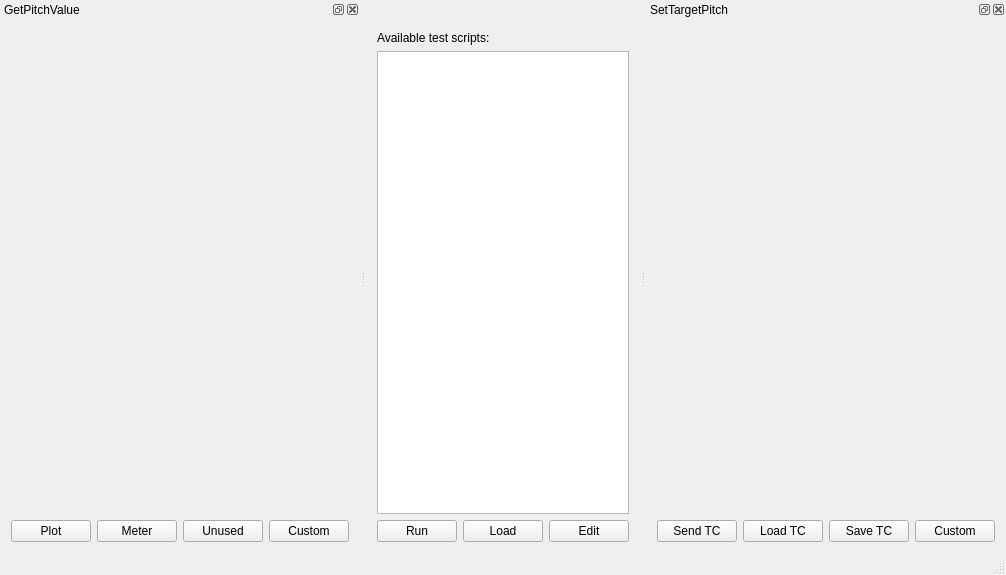
<?xml version="1.0" encoding="UTF-8"?>
<ui version="4.0">
 <class>MainWindow</class>
 <widget class="TasteMainWindow" name="MainWindow">
  <property name="geometry">
   <rect>
    <x>0</x>
    <y>0</y>
    <width>710</width>
    <height>575</height>
   </rect>
  </property>
  <property name="windowTitle">
   <string>egse</string>
  </property>
  <property name="tabShape">
   <enum>QTabWidget::Rounded</enum>
  </property>
  <property name="dockOptions">
   <set>QMainWindow::AllowNestedDocks|QMainWindow::AllowTabbedDocks|QMainWindow::AnimatedDocks</set>
  </property>
  <widget class="QWidget" name="centralWidget">
  <layout class="QVBoxLayout" name="verticalLayout">
     <item>
      <widget class="QLabel" name="tasteLogo" native="true">
       <property name="pixmap">
        <pixmap>tasteLogo_white.png</pixmap>
       </property>
      </widget>
     </item>
     <item>
      <widget class="QLabel" name="instructions" native="true">
       <property name="text">
        <string>Available test scripts:</string>
       </property>
      </widget>
     </item>
     <item>
      <widget class="QListWidget" name="msc" native="true"/>
     </item>
     <item>
      <layout class="QHBoxLayout" name="horizontalLayout">
       <item>
        <widget class="QPushButton" name="runMSC">
         <property name="text">
          <string>Run</string>
         </property>
        </widget>
       </item>
       <item>
        <widget class="QPushButton" name="loadMSC">
         <property name="text">
          <string>Load</string>
         </property>
        </widget>
       </item>
       <item>
        <widget class="QPushButton" name="editMSC">
         <property name="text">
          <string>Edit</string>
         </property>
        </widget>
       </item>
      </layout>
     </item>
    </layout>
   </widget>
   <widget class="QStatusBar" name="statusBar"/>
  <widget class="QDockWidget" name="tm_0">
   <property name="allowedAreas">
    <set>Qt::RightDockWidgetArea</set>
   </property>
   <property name="windowTitle">
    <string>GetPitchValue</string>
   </property>
   <attribute name="dockWidgetArea">
    <number>1</number>
   </attribute>
   <widget class="QWidget" name="dockWidgetContents">
    <layout class="QVBoxLayout" name="verticalLayout">
     <item>
      <widget class="asn1Viewer" name="GetPitchValue" native="true"/>
     </item>
     <item>
      <layout class="QHBoxLayout" name="horizontalLayout">
       <item>
        <widget class="QPushButton" name="plotButton">
         <property name="text">
          <string>Plot</string>
         </property>
        </widget>
       </item>
       <item>
        <widget class="QPushButton" name="meterButton">
         <property name="text">
          <string>Meter</string>
         </property>
        </widget>
       </item>
       <item>
        <widget class="QPushButton" name="unusedButton">
         <property name="text">
          <string>Unused</string>
         </property>
        </widget>
       </item>
       <item>
        <widget class="QPushButton" name="customCombo">
         <property name="text">
          <string>Custom</string>
         </property>
        </widget>
       </item>
      </layout>
     </item>
    </layout>
   </widget>
  </widget>
  <widget class="QDockWidget" name="tc_1">
   <property name="allowedAreas">
    <set>Qt::RightDockWidgetArea</set>
   </property>
   <property name="windowTitle">
    <string>SetTargetPitch</string>
   </property>
   <attribute name="dockWidgetArea">
    <number>2</number>
   </attribute>
   <widget class="QWidget" name="dockWidgetContents">
    <layout class="QVBoxLayout" name="verticalLayout">
     <item>
      <widget class="asn1Editor" name="SetTargetPitch" native="true"/>
     </item>
     <item>
      <layout class="QHBoxLayout" name="horizontalLayout">
       <item>
        <widget class="QPushButton" name="sendButton">
         <property name="text">
          <string>Send TC</string>
         </property>
        </widget>
       </item>
       <item>
        <widget class="QPushButton" name="loadButton">
         <property name="text">
          <string>Load TC</string>
         </property>
        </widget>
       </item>
       <item>
        <widget class="QPushButton" name="saveButton">
         <property name="text">
          <string>Save TC</string>
         </property>
        </widget>
       </item>
       <item>
        <widget class="QPushButton" name="customCombo">
         <property name="text">
          <string>Custom</string>
         </property>
        </widget>
       </item>
      </layout>
     </item>
    </layout>
   </widget>
  </widget>
 </widget>
 <layoutdefault spacing="6" margin="11"/>
 <customwidgets>
     <customwidget>
          <class>asn1Editor</class>
          <extends>QWidget</extends>
          <header>asn1_value_editor</header>
     </customwidget>
     <customwidget>
          <class>asn1Viewer</class>
          <extends>QWidget</extends>
          <header>asn1_value_editor</header>
     </customwidget>
     <customwidget>
          <class>TasteMainWindow</class>
          <extends>QMainWindow</extends>
          <header>TasteMainWindow</header>
     </customwidget>
 </customwidgets>
 <resources/>
 <connections/>
</ui>
